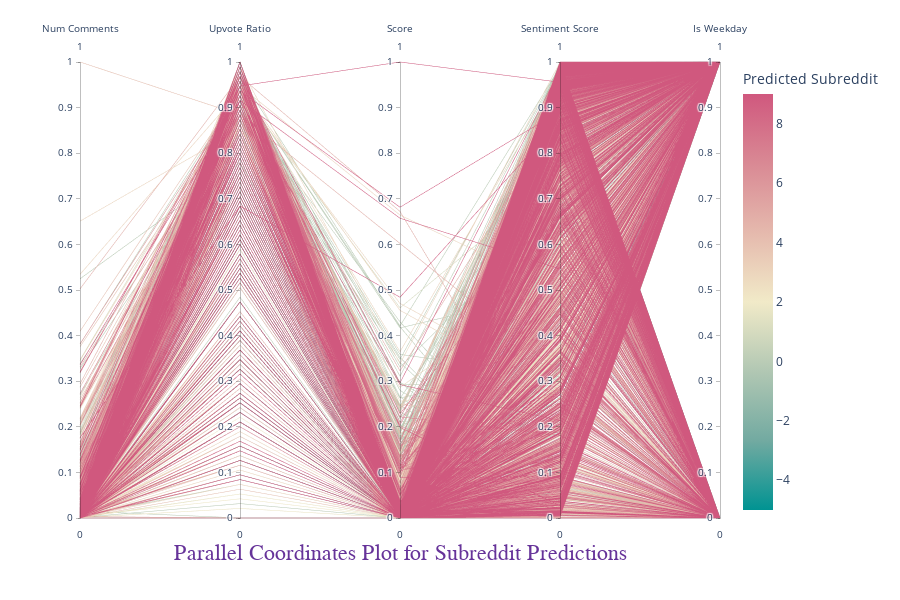

The cell this chart's notebook holds for it:
### Code cell
if df['predicted_subreddit'].dtype == 'object':
    df['predicted_subreddit'] = df['predicted_subreddit'].astype('category').cat.codes



features_to_normalize = ['num_comments', 'upvote_ratio', 'score', 'sentiment_score', 'is_weekday']
for feature in features_to_normalize:
    df[feature] = (df[feature] - df[feature].min()) / (df[feature].max() - df[feature].min())


features_to_plot = ['num_comments', 'upvote_ratio', 'score', 'sentiment_score', 'is_weekday', 'predicted_subreddit']

# Create the parallel coordinates plot
fig = px.parallel_coordinates(
    df[features_to_plot], 
    color='predicted_subreddit',
    labels={col: col.replace('_', ' ').title() for col in features_to_plot},
    color_continuous_scale=px.colors.diverging.Tealrose,
    color_continuous_midpoint=2
)

# Update layout for clarity
fig.update_layout(
    annotations=[
        dict(
            text='Parallel Coordinates Plot for Subreddit Predictions',  
            showarrow=False,
            xref='paper',
            yref='paper',
            x=0.5,
            y=-0.1, 
            xanchor='center',
            yanchor='auto',
            font=dict(
                family="Arial, sans-serif",
            size=22,
            color="RebeccaPurple" 
            )
        )
    ],
    height=600,
    xaxis=dict(
        tickvals=list(range(len(features_to_plot))),  
        ticktext=[col.replace('_', ' ').title() for col in features_to_plot]  
    )
)

# Show the figure
fig.show()

# Convert Plotly fig to a static image bytes
img_bytes = pio.to_image(fig, format='png')

# Display the static image
Image(img_bytes)

### Figure 1 — Plotly figure (JSON) as saved in the notebook; plotly's stock layout.template omitted (floating-point values rounded to 4 significant figures; data arrays with more than 128 entries replaced by an {"elided": "..."} marker saying what was removed)
{"data": [{"dimensions": [{"label": "Num Comments", "values": {"elided": "7760 float values"}}, {"label": "Upvote Ratio", "values": {"elided": "7760 float values"}}, {"label": "Score", "values": {"elided": "7760 float values"}}, {"label": "Sentiment Score", "values": {"elided": "7760 float values"}}, {"label": "Is Weekday", "values": {"elided": "7760 int values"}}], "domain": {"x": [0, 1], "y": [0, 1]}, "line": {"color": {"elided": "7760 int values"}, "coloraxis": "coloraxis"}, "name": "", "type": "parcoords"}], "layout": {"annotations": [{"font": {"color": "RebeccaPurple", "family": "Arial, sans-serif", "size": 22}, "showarrow": false, "text": "Parallel Coordinates Plot for Subreddit Predictions", "x": 0.5, "xanchor": "center", "xref": "paper", "y": -0.1, "yanchor": "auto", "yref": "paper"}], "coloraxis": {"cmid": 2, "colorbar": {"title": {"text": "Predicted Subreddit"}}, "colorscale": [[0, "rgb(0, 147, 146)"], [0.1667, "rgb(114, 170, 161)"], [0.3333, "rgb(177, 199, 179)"], [0.5, "rgb(241, 234, 200)"], [0.6667, "rgb(229, 185, 173)"], [0.8333, "rgb(217, 137, 148)"], [1, "rgb(208, 88, 126)"]]}, "height": 600, "legend": {"tracegroupgap": 0}, "margin": {"t": 60}, "xaxis": {"ticktext": ["Num Comments", "Upvote Ratio", "Score", "Sentiment Score", "Is Weekday", "Predicted Subreddit"], "tickvals": [0, 1, 2, 3, 4, 5]}}}
